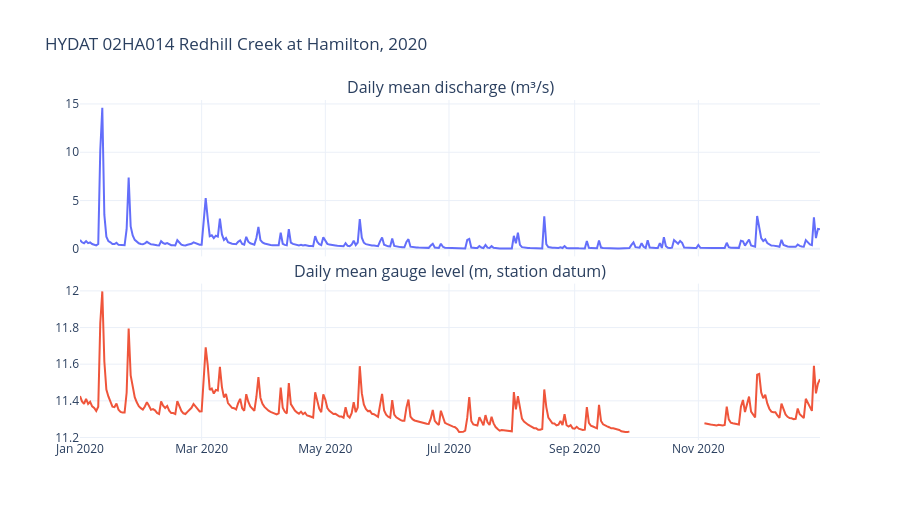

Write notebook code for a chart like this one.
### Code cell
# Daily mean discharge and gauge level; missing values stay gaps.
view = daily.sort_values("date")
fig = make_subplots(rows=2, cols=1, shared_xaxes=True, vertical_spacing=0.08,
                    subplot_titles=("Daily mean discharge (m³/s)", "Daily mean gauge level (m, station datum)"))
fig.add_trace(go.Scatter(x=view["date"], y=view["discharge_m3_s"], mode="lines", connectgaps=False), row=1, col=1)
fig.add_trace(go.Scatter(x=view["date"], y=view["level_m"], mode="lines", connectgaps=False), row=2, col=1)
fig.update_layout(title="HYDAT 02HA014 Redhill Creek at Hamilton, 2020", showlegend=False, height=520)
fig.show()

### Figure 1 — Plotly figure (JSON) as saved in the notebook; plotly's stock layout.template omitted (floating-point values rounded to 4 significant figures; data arrays with more than 128 entries replaced by an {"elided": "..."} marker saying what was removed)
{"data": [{"connectgaps": false, "mode": "lines", "type": "scatter", "x": {"elided": "366 str values"}, "xaxis": "x", "y": {"elided": "366 float values"}, "yaxis": "y"}, {"connectgaps": false, "mode": "lines", "type": "scatter", "x": {"elided": "366 str values"}, "xaxis": "x2", "y": {"elided": "366 float values"}, "yaxis": "y2"}], "layout": {"annotations": [{"font": {"size": 16}, "showarrow": false, "text": "Daily mean discharge (m³/s)", "x": 0.5, "xanchor": "center", "xref": "paper", "y": 1.0, "yanchor": "bottom", "yref": "paper"}, {"font": {"size": 16}, "showarrow": false, "text": "Daily mean gauge level (m, station datum)", "x": 0.5, "xanchor": "center", "xref": "paper", "y": 0.46, "yanchor": "bottom", "yref": "paper"}], "height": 520, "showlegend": false, "title": {"text": "HYDAT 02HA014 Redhill Creek at Hamilton, 2020"}, "xaxis": {"anchor": "y", "domain": [0.0, 1.0], "matches": "x2", "showticklabels": false}, "xaxis2": {"anchor": "y2", "domain": [0.0, 1.0]}, "yaxis": {"anchor": "x", "domain": [0.54, 1.0]}, "yaxis2": {"anchor": "x2", "domain": [0.0, 0.46]}}}
